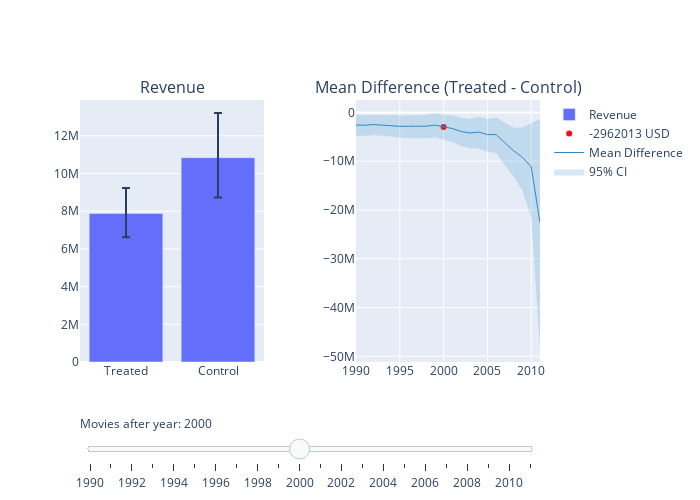

Notebook code for this chart:
### Code cell
# Create figure, t=0.5
fig = make_subplots(rows=1, 
       cols=2, 
       start_cell="bottom-left", 
       subplot_titles=('Revenue','Mean Difference (Treated - Control)'),
       horizontal_spacing  = 0.2)

# Add traces, one for each slider step
for idx in range(22):
    fig.add_trace(go.Bar(
        visible=False,
        name='Revenue',
        x=['Treated', 'Control'], y=[treated_mean[idx], control_mean[idx]],
        error_y=dict(type='data', array=[treated_ci_upper[idx], control_ci_upper[idx]], arrayminus=[treated_ci_lower[idx], control_ci_lower[idx]]),
    ),row=1, col=1
)
    
for idx, threshold in enumerate(np.arange(1990, 2012)):
    fig.add_trace(
        go.Scatter(
            visible=False,
            name=str(round(mean_diffs[idx])) + ' USD',
            line=dict(color="#FB0D0D", width=15),
            x=[threshold],
            y=[mean_diffs[idx]],
            mode="markers"
        ), row=1, col=2
    )

fig.add_trace(
    go.Scatter(
        visible=True,
        line=dict(color='rgba(47, 138, 196, 1)', width=1),
        x=np.arange(1990, 2012),
        y=mean_diffs,
        name="Mean Difference",
        mode="lines"
    ), row=1, col=2
)

# add 95% CI
fig.add_trace(
    go.Scatter(
        visible=True,
        x=[i for i in range(1990, 2012)]+ [i for i in range(1990, 2012)][::-1], # x, then x reversed
        y=mean_diffs_ci_upper+mean_diffs_ci_lower[::-1], # upper, then lower reversed
        fill='toself',
        fillcolor="rgba(47, 138, 196, 0.2)",
        line=dict(color='rgba(255,255,255,0)'),
        hoverinfo="skip",
        name='95% CI',
        showlegend=True
    ), row=1, col=2
)
    
    

# Make 10th trace visible
fig.data[10].visible = True
fig.data[32].visible = True
fig.data[44].visible = True
fig.data[45].visible = True


# Create and add slider
steps = []
for idx, year in enumerate(np.arange(1990, 2012)):
    step = dict(
        method="update",
        args=[{"visible": [False] * len(fig.data)}],  # layout attribute
        label=str(year)  # update the label to remove "step"
    )
    step["args"][0]["visible"][idx] = True  
    step["args"][0]["visible"][idx + 22] = True 
    step["args"][0]["visible"][44] = True 
    step["args"][0]["visible"][45] = True 
    steps.append(step)
    
    sliders = [dict(
    active= 10,
    currentvalue={"prefix": "Movies after year: "}, 
    pad={"t": 50},
    steps=steps
)]


fig.update_layout(
    width=700,
    height=500,
    sliders=sliders
)


fig.show()
fig.write_html("./plots/mean_difference_female_1.html")

### Figure 1 — Plotly figure (JSON) as saved in the notebook; plotly's stock layout.template omitted (floating-point values rounded to 4 significant figures)
{"data": [{"error_y": {"array": [1150000.0, 1902000.0], "arrayminus": [1034000.0, 1790000.0], "type": "data"}, "name": "Revenue", "type": "bar", "visible": false, "x": ["Treated", "Control"], "xaxis": "x", "y": [7890000.0, 10480000.0], "yaxis": "y"}, {"error_y": {"array": [1146000.0, 1918000.0], "arrayminus": [1065000.0, 1793000.0], "type": "data"}, "name": "Revenue", "type": "bar", "visible": false, "x": ["Treated", "Control"], "xaxis": "x", "y": [7940000.0, 10550000.0], "yaxis": "y"}, {"error_y": {"array": [1122000.0, 1869000.0], "arrayminus": [1047000.0, 1762000.0], "type": "data"}, "name": "Revenue", "type": "bar", "visible": false, "x": ["Treated", "Control"], "xaxis": "x", "y": [7696000.0, 10170000.0], "yaxis": "y"}, {"error_y": {"array": [1145000.0, 1931000.0], "arrayminus": [1077000.0, 1803000.0], "type": "data"}, "name": "Revenue", "type": "bar", "visible": false, "x": ["Treated", "Control"], "xaxis": "x", "y": [7699000.0, 10310000.0], "yaxis": "y"}, {"error_y": {"array": [1181000.0, 1970000.0], "arrayminus": [1096000.0, 1808000.0], "type": "data"}, "name": "Revenue", "type": "bar", "visible": false, "x": ["Treated", "Control"], "xaxis": "x", "y": [7721000.0, 10420000.0], "yaxis": "y"}, {"error_y": {"array": [1172000.0, 2048000.0], "arrayminus": [1118000.0, 1833000.0], "type": "data"}, "name": "Revenue", "type": "bar", "visible": false, "x": ["Treated", "Control"], "xaxis": "x", "y": [7739000.0, 10570000.0], "yaxis": "y"}, {"error_y": {"array": [1211000.0, 2095000.0], "arrayminus": [1120000.0, 1938000.0], "type": "data"}, "name": "Revenue", "type": "bar", "visible": false, "x": ["Treated", "Control"], "xaxis": "x", "y": [7755000.0, 10570000.0], "yaxis": "y"}, {"error_y": {"array": [1194000.0, 2100000.0], "arrayminus": [1135000.0, 1936000.0], "type": "data"}, "name": "Revenue", "type": "bar", "visible": false, "x": ["Treated", "Control"], "xaxis": "x", "y": [7694000.0, 10570000.0], "yaxis": "y"}, {"error_y": {"array": [1268000.0, 2215000.0], "arrayminus": [1167000.0, 2027000.0], "type": "data"}, "name": "Revenue", "type": "bar", "visible": false, "x": ["Treated", "Control"], "xaxis": "x", "y": [7774000.0, 10580000.0], "yaxis": "y"}, {"error_y": {"array": [1315000.0, 2234000.0], "arrayminus": [1223000.0, 2018000.0], "type": "data"}, "name": "Revenue", "type": "bar", "visible": false, "x": ["Treated", "Control"], "xaxis": "x", "y": [7979000.0, 10560000.0], "yaxis": "y"}, {"error_y": {"array": [1355000.0, 2365000.0], "arrayminus": [1256000.0, 2112000.0], "type": "data"}, "name": "Revenue", "type": "bar", "visible": true, "x": ["Treated", "Control"], "xaxis": "x", "y": [7879000.0, 10840000.0], "yaxis": "y"}, {"error_y": {"array": [1406000.0, 2546000.0], "arrayminus": [1240000.0, 2269000.0], "type": "data"}, "name": "Revenue", "type": "bar", "visible": false, "x": ["Treated", "Control"], "xaxis": "x", "y": [7934000.0, 11220000.0], "yaxis": "y"}, {"error_y": {"array": [1416000.0, 2688000.0], "arrayminus": [1298000.0, 2432000.0], "type": "data"}, "name": "Revenue", "type": "bar", "visible": false, "x": ["Treated", "Control"], "xaxis": "x", "y": [7620000.0, 11520000.0], "yaxis": "y"}, {"error_y": {"array": [1489000.0, 2954000.0], "arrayminus": [1298000.0, 2585000.0], "type": "data"}, "name": "Revenue", "type": "bar", "visible": false, "x": ["Treated", "Control"], "xaxis": "x", "y": [7491000.0, 11680000.0], "yaxis": "y"}, {"error_y": {"array": [1547000.0, 3011000.0], "arrayminus": [1397000.0, 2702000.0], "type": "data"}, "name": "Revenue", "type": "bar", "visible": false, "x": ["Treated", "Control"], "xaxis": "x", "y": [7460000.0, 11500000.0], "yaxis": "y"}, {"error_y": {"array": [1509000.0, 3274000.0], "arrayminus": [1421000.0, 2877000.0], "type": "data"}, "name": "Revenue", "type": "bar", "visible": false, "x": ["Treated", "Control"], "xaxis": "x", "y": [7054000.0, 11560000.0], "yaxis": "y"}, {"error_y": {"array": [1760000.0, 3430000.0], "arrayminus": [1533000.0, 3134000.0], "type": "data"}, "name": "Revenue", "type": "bar", "visible": false, "x": ["Treated", "Control"], "xaxis": "x", "y": [7276000.0, 11830000.0], "yaxis": "y"}, {"error_y": {"array": [1677000.0, 4265000.0], "arrayminus": [1539000.0, 3772000.0], "type": "data"}, "name": "Revenue", "type": "bar", "visible": false, "x": ["Treated", "Control"], "xaxis": "x", "y": [6694000.0, 12920000.0], "yaxis": "y"}, {"error_y": {"array": [1715000.0, 5299000.0], "arrayminus": [1556000.0, 4382000.0], "type": "data"}, "name": "Revenue", "type": "bar", "visible": false, "x": ["Treated", "Control"], "xaxis": "x", "y": [6197000.0, 14060000.0], "yaxis": "y"}, {"error_y": {"array": [2152000.0, 6649000.0], "arrayminus": [1882000.0, 5732000.0], "type": "data"}, "name": "Revenue", "type": "bar", "visible": false, "x": ["Treated", "Control"], "xaxis": "x", "y": [6664000.0, 15880000.0], "yaxis": "y"}, {"error_y": {"array": [2860000.0, 10200000.0], "arrayminus": [2580000.0, 8336000.0], "type": "data"}, "name": "Revenue", "type": "bar", "visible": false, "x": ["Treated", "Control"], "xaxis": "x", "y": [7399000.0, 18500000.0], "yaxis": "y"}, {"error_y": {"array": [6151000.0, 26100000.0], "arrayminus": [4772000.0, 20220000.0], "type": "data"}, "name": "Revenue", "type": "bar", "visible": false, "x": ["Treated", "Control"], "xaxis": "x", "y": [6905000.0, 29520000.0], "yaxis": "y"}, {"line": {"color": "#FB0D0D", "width": 15}, "mode": "markers", "name": "-2585458 USD", "type": "scatter", "visible": false, "x": [1990], "xaxis": "x2", "y": [-2585000.0], "yaxis": "y2"}, {"line": {"color": "#FB0D0D", "width": 15}, "mode": "markers", "name": "-2609083 USD", "type": "scatter", "visible": false, "x": [1991], "xaxis": "x2", "y": [-2609000.0], "yaxis": "y2"}, {"line": {"color": "#FB0D0D", "width": 15}, "mode": "markers", "name": "-2470401 USD", "type": "scatter", "visible": false, "x": [1992], "xaxis": "x2", "y": [-2470000.0], "yaxis": "y2"}, {"line": {"color": "#FB0D0D", "width": 15}, "mode": "markers", "name": "-2611253 USD", "type": "scatter", "visible": false, "x": [1993], "xaxis": "x2", "y": [-2611000.0], "yaxis": "y2"}, {"line": {"color": "#FB0D0D", "width": 15}, "mode": "markers", "name": "-2699992 USD", "type": "scatter", "visible": false, "x": [1994], "xaxis": "x2", "y": [-2700000.0], "yaxis": "y2"}, {"line": {"color": "#FB0D0D", "width": 15}, "mode": "markers", "name": "-2829888 USD", "type": "scatter", "visible": false, "x": [1995], "xaxis": "x2", "y": [-2830000.0], "yaxis": "y2"}, {"line": {"color": "#FB0D0D", "width": 15}, "mode": "markers", "name": "-2818290 USD", "type": "scatter", "visible": false, "x": [1996], "xaxis": "x2", "y": [-2818000.0], "yaxis": "y2"}, {"line": {"color": "#FB0D0D", "width": 15}, "mode": "markers", "name": "-2878879 USD", "type": "scatter", "visible": false, "x": [1997], "xaxis": "x2", "y": [-2879000.0], "yaxis": "y2"}, {"line": {"color": "#FB0D0D", "width": 15}, "mode": "markers", "name": "-2810324 USD", "type": "scatter", "visible": false, "x": [1998], "xaxis": "x2", "y": [-2810000.0], "yaxis": "y2"}, {"line": {"color": "#FB0D0D", "width": 15}, "mode": "markers", "name": "-2580534 USD", "type": "scatter", "visible": false, "x": [1999], "xaxis": "x2", "y": [-2581000.0], "yaxis": "y2"}, {"line": {"color": "#FB0D0D", "width": 15}, "mode": "markers", "name": "-2962013 USD", "type": "scatter", "visible": true, "x": [2000], "xaxis": "x2", "y": [-2962000.0], "yaxis": "y2"}, {"line": {"color": "#FB0D0D", "width": 15}, "mode": "markers", "name": "-3289946 USD", "type": "scatter", "visible": false, "x": [2001], "xaxis": "x2", "y": [-3290000.0], "yaxis": "y2"}, {"line": {"color": "#FB0D0D", "width": 15}, "mode": "markers", "name": "-3905126 USD", "type": "scatter", "visible": false, "x": [2002], "xaxis": "x2", "y": [-3905000.0], "yaxis": "y2"}, {"line": {"color": "#FB0D0D", "width": 15}, "mode": "markers", "name": "-4193807 USD", "type": "scatter", "visible": false, "x": [2003], "xaxis": "x2", "y": [-4194000.0], "yaxis": "y2"}, {"line": {"color": "#FB0D0D", "width": 15}, "mode": "markers", "name": "-4036726 USD", "type": "scatter", "visible": false, "x": [2004], "xaxis": "x2", "y": [-4037000.0], "yaxis": "y2"}, {"line": {"color": "#FB0D0D", "width": 15}, "mode": "markers", "name": "-4507594 USD", "type": "scatter", "visible": false, "x": [2005], "xaxis": "x2", "y": [-4508000.0], "yaxis": "y2"}, {"line": {"color": "#FB0D0D", "width": 15}, "mode": "markers", "name": "-4558687 USD", "type": "scatter", "visible": false, "x": [2006], "xaxis": "x2", "y": [-4559000.0], "yaxis": "y2"}, {"line": {"color": "#FB0D0D", "width": 15}, "mode": "markers", "name": "-6221565 USD", "type": "scatter", "visible": false, "x": [2007], "xaxis": "x2", "y": [-6222000.0], "yaxis": "y2"}, {"line": {"color": "#FB0D0D", "width": 15}, "mode": "markers", "name": "-7860310 USD", "type": "scatter", "visible": false, "x": [2008], "xaxis": "x2", "y": [-7860000.0], "yaxis": "y2"}, {"line": {"color": "#FB0D0D", "width": 15}, "mode": "markers", "name": "-9214932 USD", "type": "scatter", "visible": false, "x": [2009], "xaxis": "x2", "y": [-9215000.0], "yaxis": "y2"}, {"line": {"color": "#FB0D0D", "width": 15}, "mode": "markers", "name": "-11104879 USD", "type": "scatter", "visible": false, "x": [2010], "xaxis": "x2", "y": [-11100000.0], "yaxis": "y2"}, {"line": {"color": "#FB0D0D", "width": 15}, "mode": "markers", "name": "-22613604 USD", "type": "scatter", "visible": false, "x": [2011], "xaxis": "x2", "y": [-22610000.0], "yaxis": "y2"}, {"line": {"color": "rgba(47, 138, 196, 1)", "width": 1}, "mode": "lines", "name": "Mean Difference", "type": "scatter", "visible": true, "x": [1990, 1991, 1992, 1993, 1994, 1995, 1996, 1997, 1998, 1999, 2000, 2001, 2002, 2003, 2004, 2005, 2006, 2007, 2008, 2009, 2010, 2011], "xaxis": "x2", "y": [-2585000.0, -2609000.0, -2470000.0, -2611000.0, -2700000.0, -2830000.0, -2818000.0, -2879000.0, -2810000.0, -2581000.0, -2962000.0, -3290000.0, -3905000.0, -4194000.0, -4037000.0, -4508000.0, -4559000.0, -6222000.0, -7860000.0, -9215000.0, -11100000.0, -22610000.0], "yaxis": "y2"}, {"fill": "toself", "fillcolor": "rgba(47, 138, 196, 0.2)", "hoverinfo": "skip", "line": {"color": "rgba(255,255,255,0)"}, "name": "95% CI", "showlegend": true, "type": "scatter", "visible": true, "x": [1990, 1991, 1992, 1993, 1994, 1995, 1996, 1997, 1998, 1999, 2000, 2001, 2002, 2003, 2004, 2005, 2006, 2007, 2008, 2009, 2010, 2011, 2011, 2010, 2009, 2008, 2007, 2006, 2005, 2004, 2003, 2002, 2001, 2000, 1999, 1998, 1997, 1996, 1995, 1994, 1993, 1992, 1991, 1990], "xaxis": "x2", "y": [-512600.0, -483300.0, -415900.0, -496900.0, -513700.0, -634000.0, -578000.0, -520100.0, -488500.0, -123700.0, -445200.0, -605600.0, -1076000.0, -1284000.0, -888900.0, -1258000.0, -1014000.0, -2116000.0, -3132000.0, -3074000.0, -2145000.0, -1380000.0, -48480000.0, -21350000.0, -16030000.0, -13210000.0, -10800000.0, -8317000.0, -8052000.0, -7360000.0, -7347000.0, -6932000.0, -6061000.0, -5619000.0, -5135000.0, -5273000.0, -5271000.0, -5214000.0, -5174000.0, -4924000.0, -4828000.0, -4610000.0, -4833000.0, -4780000.0], "yaxis": "y2"}], "layout": {"annotations": [{"font": {"size": 16}, "showarrow": false, "text": "Revenue", "x": 0.2, "xanchor": "center", "xref": "paper", "y": 1, "yanchor": "bottom", "yref": "paper"}, {"font": {"size": 16}, "showarrow": false, "text": "Mean Difference (Treated - Control)", "x": 0.8, "xanchor": "center", "xref": "paper", "y": 1, "yanchor": "bottom", "yref": "paper"}], "height": 500, "sliders": [{"active": 10, "currentvalue": {"prefix": "Movies after year: "}, "pad": {"t": 50}, "steps": [{"args": [{"visible": [true, false, false, false, false, false, false, false, false, false, false, false, false, false, false, false, false, false, false, false, false, false, true, false, false, false, false, false, false, false, false, false, false, false, false, false, false, false, false, false, false, false, false, false, true, true]}], "label": "1990", "method": "update"}, {"args": [{"visible": [false, true, false, false, false, false, false, false, false, false, false, false, false, false, false, false, false, false, false, false, false, false, false, true, false, false, false, false, false, false, false, false, false, false, false, false, false, false, false, false, false, false, false, false, true, true]}], "label": "1991", "method": "update"}, {"args": [{"visible": [false, false, true, false, false, false, false, false, false, false, false, false, false, false, false, false, false, false, false, false, false, false, false, false, true, false, false, false, false, false, false, false, false, false, false, false, false, false, false, false, false, false, false, false, true, true]}], "label": "1992", "method": "update"}, {"args": [{"visible": [false, false, false, true, false, false, false, false, false, false, false, false, false, false, false, false, false, false, false, false, false, false, false, false, false, true, false, false, false, false, false, false, false, false, false, false, false, false, false, false, false, false, false, false, true, true]}], "label": "1993", "method": "update"}, {"args": [{"visible": [false, false, false, false, true, false, false, false, false, false, false, false, false, false, false, false, false, false, false, false, false, false, false, false, false, false, true, false, false, false, false, false, false, false, false, false, false, false, false, false, false, false, false, false, true, true]}], "label": "1994", "method": "update"}, {"args": [{"visible": [false, false, false, false, false, true, false, false, false, false, false, false, false, false, false, false, false, false, false, false, false, false, false, false, false, false, false, true, false, false, false, false, false, false, false, false, false, false, false, false, false, false, false, false, true, true]}], "label": "1995", "method": "update"}, {"args": [{"visible": [false, false, false, false, false, false, true, false, false, false, false, false, false, false, false, false, false, false, false, false, false, false, false, false, false, false, false, false, true, false, false, false, false, false, false, false, false, false, false, false, false, false, false, false, true, true]}], "label": "1996", "method": "update"}, {"args": [{"visible": [false, false, false, false, false, false, false, true, false, false, false, false, false, false, false, false, false, false, false, false, false, false, false, false, false, false, false, false, false, true, false, false, false, false, false, false, false, false, false, false, false, false, false, false, true, true]}], "label": "1997", "method": "update"}, {"args": [{"visible": [false, false, false, false, false, false, false, false, true, false, false, false, false, false, false, false, false, false, false, false, false, false, false, false, false, false, false, false, false, false, true, false, false, false, false, false, false, false, false, false, false, false, false, false, true, true]}], "label": "1998", "method": "update"}, {"args": [{"visible": [false, false, false, false, false, false, false, false, false, true, false, false, false, false, false, false, false, false, false, false, false, false, false, false, false, false, false, false, false, false, false, true, false, false, false, false, false, false, false, false, false, false, false, false, true, true]}], "label": "1999", "method": "update"}, {"args": [{"visible": [false, false, false, false, false, false, false, false, false, false, true, false, false, false, false, false, false, false, false, false, false, false, false, false, false, false, false, false, false, false, false, false, true, false, false, false, false, false, false, false, false, false, false, false, true, true]}], "label": "2000", "method": "update"}, {"args": [{"visible": [false, false, false, false, false, false, false, false, false, false, false, true, false, false, false, false, false, false, false, false, false, false, false, false, false, false, false, false, false, false, false, false, false, true, false, false, false, false, false, false, false, false, false, false, true, true]}], "label": "2001", "method": "update"}, {"args": [{"visible": [false, false, false, false, false, false, false, false, false, false, false, false, true, false, false, false, false, false, false, false, false, false, false, false, false, false, false, false, false, false, false, false, false, false, true, false, false, false, false, false, false, false, false, false, true, true]}], "label": "2002", "method": "update"}, {"args": [{"visible": [false, false, false, false, false, false, false, false, false, false, false, false, false, true, false, false, false, false, false, false, false, false, false, false, false, false, false, false, false, false, false, false, false, false, false, true, false, false, false, false, false, false, false, false, true, true]}], "label": "2003", "method": "update"}, {"args": [{"visible": [false, false, false, false, false, false, false, false, false, false, false, false, false, false, true, false, false, false, false, false, false, false, false, false, false, false, false, false, false, false, false, false, false, false, false, false, true, false, false, false, false, false, false, false, true, true]}], "label": "2004", "method": "update"}, {"args": [{"visible": [false, false, false, false, false, false, false, false, false, false, false, false, false, false, false, true, false, false, false, false, false, false, false, false, false, false, false, false, false, false, false, false, false, false, false, false, false, true, false, false, false, false, false, false, true, true]}], "label": "2005", "method": "update"}, {"args": [{"visible": [false, false, false, false, false, false, false, false, false, false, false, false, false, false, false, false, true, false, false, false, false, false, false, false, false, false, false, false, false, false, false, false, false, false, false, false, false, false, true, false, false, false, false, false, true, true]}], "label": "2006", "method": "update"}, {"args": [{"visible": [false, false, false, false, false, false, false, false, false, false, false, false, false, false, false, false, false, true, false, false, false, false, false, false, false, false, false, false, false, false, false, false, false, false, false, false, false, false, false, true, false, false, false, false, true, true]}], "label": "2007", "method": "update"}, {"args": [{"visible": [false, false, false, false, false, false, false, false, false, false, false, false, false, false, false, false, false, false, true, false, false, false, false, false, false, false, false, false, false, false, false, false, false, false, false, false, false, false, false, false, true, false, false, false, true, true]}], "label": "2008", "method": "update"}, {"args": [{"visible": [false, false, false, false, false, false, false, false, false, false, false, false, false, false, false, false, false, false, false, true, false, false, false, false, false, false, false, false, false, false, false, false, false, false, false, false, false, false, false, false, false, true, false, false, true, true]}], "label": "2009", "method": "update"}, {"args": [{"visible": [false, false, false, false, false, false, false, false, false, false, false, false, false, false, false, false, false, false, false, false, true, false, false, false, false, false, false, false, false, false, false, false, false, false, false, false, false, false, false, false, false, false, true, false, true, true]}], "label": "2010", "method": "update"}, {"args": [{"visible": [false, false, false, false, false, false, false, false, false, false, false, false, false, false, false, false, false, false, false, false, false, true, false, false, false, false, false, false, false, false, false, false, false, false, false, false, false, false, false, false, false, false, false, true, true, true]}], "label": "2011", "method": "update"}]}], "width": 700, "xaxis": {"anchor": "y", "autorange": true, "domain": [0, 0.4], "range": [-0.5, 1.5], "type": "category"}, "xaxis2": {"anchor": "y2", "autorange": true, "domain": [0.6, 1], "range": [1990, 2011], "type": "linear"}, "yaxis": {"anchor": "x", "autorange": true, "domain": [0, 1], "range": [0, 13900000.0], "type": "linear"}, "yaxis2": {"anchor": "x2", "autorange": true, "domain": [0, 1], "range": [-51170000.0, 2563000.0], "type": "linear"}}}
